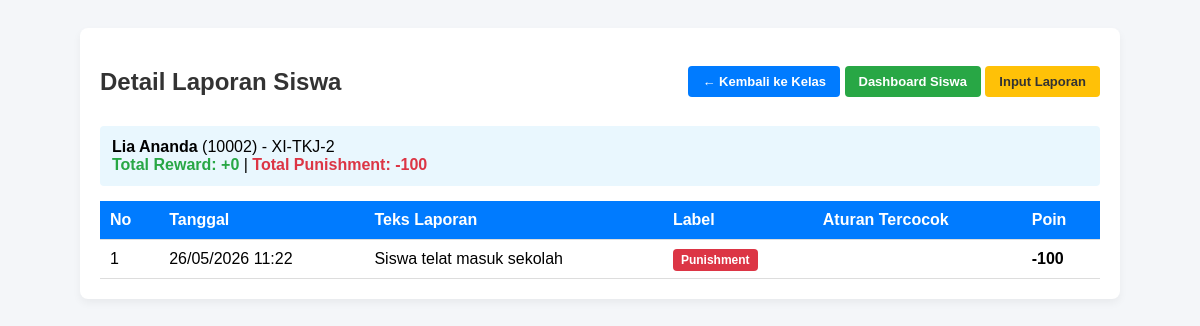
The page /laporan_kelas.php?view=siswa&siswa=2&kelas=XI-TKJ-2 on the database its author committed.
### tables this page shows
CREATE TABLE `siswa` (
  `id_siswa` int(11) NOT NULL,
  `nis` varchar(20) NOT NULL,
  `nama_siswa` varchar(100) NOT NULL,
  `kelas` varchar(20) NOT NULL,
  `total_poin_reward` int(11) DEFAULT 0,
  `total_poin_punishment` int(11) DEFAULT 0
);

CREATE TABLE `laporan_perilaku` (
  `id_laporan` int(11) NOT NULL,
  `id_siswa` int(11) NOT NULL,
  `id_user` int(11) NOT NULL,
  `teks_laporan` text NOT NULL,
  `label_prediksi` enum('Reward','Punishment') NOT NULL,
  `nama_perilaku` varchar(255) DEFAULT NULL,
  `poin_didapat` int(11) NOT NULL,
  `tgl_input` timestamp NOT NULL DEFAULT current_timestamp()
);

### laporan_kelas.php (the view, shortened to what this page needs)
<?php
include 'config.php';
$view = $_GET['view'] ?? 'kelas';
$kelas = $_GET['kelas'] ?? '';
$siswa_id = $_GET['siswa'] ?? 0;
?>
<!DOCTYPE html>
<html lang="id">
<head>
</head>
<body>
<div class="container">
    <div class="header-row">
        <h2>
            <?php if ($view == 'siswa' && $siswa_id): ?>
                Detail Laporan Siswa
            <?php elseif ($view == 'kelas' && $kelas): ?>
                Siswa Kelas: <?= htmlspecialchars($kelas) ?>
            <?php else: ?>
                Rekap Poin Per Kelas
            <?php endif; ?>
        </h2>
        <div>
            <?php if ($view == 'kelas' && $kelas): ?>
                <a href="laporan_kelas.php" class="btn">&larr; Kembali ke Kelas</a>
            <?php elseif ($view == 'siswa'): ?>
                <a href="laporan_kelas.php?kelas=<?= urlencode($kelas) ?>" class="btn">&larr; Kembali ke Kelas</a>
            <?php endif; ?>
            <a href="dashboard.php" class="btn btn-success">Dashboard Siswa</a>
            <a href="input_laporan.php" class="btn btn-warning">Input Laporan</a>
        </div>
    </div>
    <?php if ($view == 'siswa' && $siswa_id): ?>
        <?php
        $q = mysqli_query($conn, "SELECT * FROM siswa WHERE id_siswa = '$siswa_id'");
        $siswa = mysqli_fetch_assoc($q);
        ?>
        <?php
        $qpoin = mysqli_query($conn, "
            SELECT
                COALESCE(SUM(CASE WHEN label_prediksi = 'Reward' THEN poin_didapat ELSE 0 END), 0) as total_reward,
                COALESCE(SUM(CASE WHEN label_prediksi = 'Punishment' THEN poin_didapat ELSE 0 END), 0) as total_punishment
            FROM laporan_perilaku
            WHERE id_siswa = '$siswa_id'
        ");
        $poin_siswa = mysqli_fetch_assoc($qpoin);
        ?>
        <div style="margin-bottom:15px;padding:12px;background:#e9f7fe;border-radius:4px;">
            <strong><?= htmlspecialchars($siswa['nama_siswa']) ?></strong> (<?= htmlspecialchars($siswa['nis']) ?>) - <?= htmlspecialchars($siswa['kelas']) ?><br>
            <span class="text-green">Total Reward: +<?= $poin_siswa['total_reward'] ?></span> |
            <span class="text-red">Total Punishment: -<?= $poin_siswa['total_punishment'] ?></span>
        </div>
        <table>
            <thead>
                <tr>
                    <th>No</th>
                    <th>Tanggal</th>
                    <th>Teks Laporan</th>
                    <th>Label</th>
                    <th>Aturan Tercocok</th>
                    <th>Poin</th>
                </tr>
            </thead>
            <tbody>
                <?php
                $q = mysqli_query($conn, "
                    SELECT * FROM laporan_perilaku
                    WHERE id_siswa = '$siswa_id'
                    ORDER BY tgl_input DESC
                ");
                $no = 1;
                while ($r = mysqli_fetch_assoc($q)):
                    $label_class = $r['label_prediksi'] == 'Reward' ? 'badge-success' : 'badge-danger';
                ?>
                <tr>
                    <td><?= $no++ ?></td>
                    <td><?= date('d/m/Y H:i', strtotime($r['tgl_input'])) ?></td>
                    <td><?= htmlspecialchars($r['teks_laporan']) ?></td>
                    <td><span class="badge <?= $label_class ?>"><?= $r['label_prediksi'] ?></span></td>
                    <td><?= htmlspecialchars($r['nama_perilaku'] ?? '-') ?></td>
                    <td><strong><?= $r['label_prediksi'] == 'Reward' ? '+' : '-' ?><?= $r['poin_didapat'] ?></strong></td>
                </tr>
                <?php endwhile; ?>
            </tbody>
        </table>
    <?php endif; ?>
</div>
</body>
</html>

### laporan_kelas.php (style rules this page uses)
body { font-family: Arial, sans-serif; background-color: #f4f6f9; padding: 20px; }
.container { max-width: 1000px; margin: auto; background: #fff; padding: 20px; border-radius: 8px; box-shadow: 0 4px 8px rgba(0,0,0,0.05); }
h2 { color: #333; }
table { width: 100%; border-collapse: collapse; margin-top: 15px; }
th, td { padding: 10px; text-align: left; border-bottom: 1px solid #ddd; }
th { background-color: #007bff; color: white; }
.badge { padding: 4px 8px; border-radius: 4px; font-size: 12px; font-weight: bold; color: white; }
.badge-danger { background-color: #dc3545; }
.btn { display: inline-block; background: #007bff; color: white; padding: 8px 14px; text-decoration: none; border-radius: 4px; font-weight: bold; font-size: 13px; }
.btn-success { background: #28a745; }
.btn-warning { background: #ffc107; color: #333; }
.text-green { color: #28a745; font-weight: bold; }
.text-red { color: #dc3545; font-weight: bold; }
.header-row { display: flex; justify-content: space-between; align-items: center; margin-bottom: 10px; }

### rows shown on the page
siswa: nama_siswa "Lia Ananda", nis "10002", kelas "XI-TKJ-2"
laporan_perilaku: tgl_input "26/05/2026 11:22", teks_laporan "Siswa telat masuk sekolah", label_prediksi "Punishment", poin_didapat "100"

### other values the page prints
$poin_siswa['total_reward'] "0"
$poin_siswa['total_punishment'] "100"
